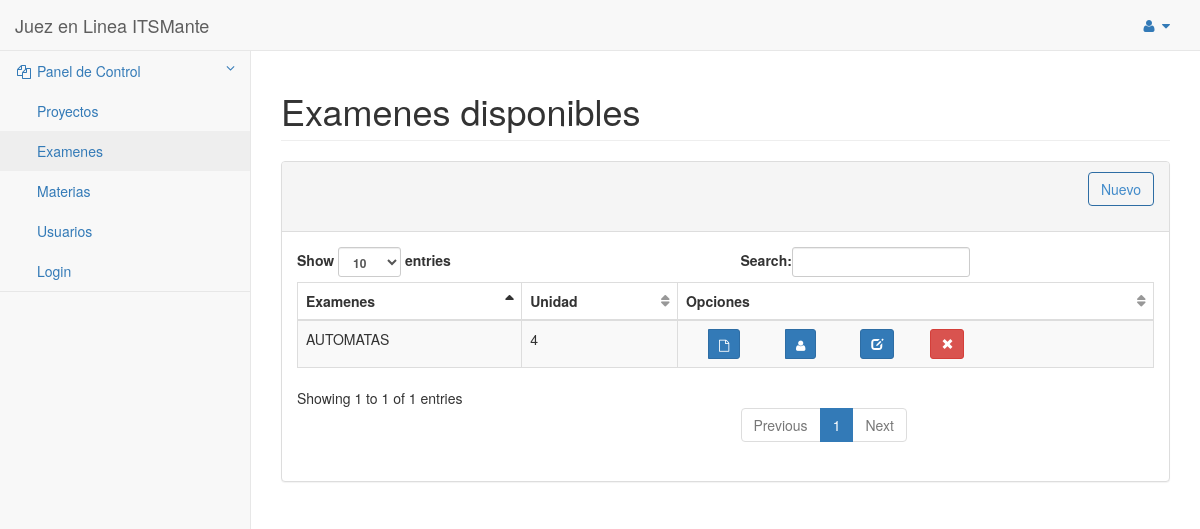
Before: /pages/examenes/gestionarExamenes.php with the older database file.
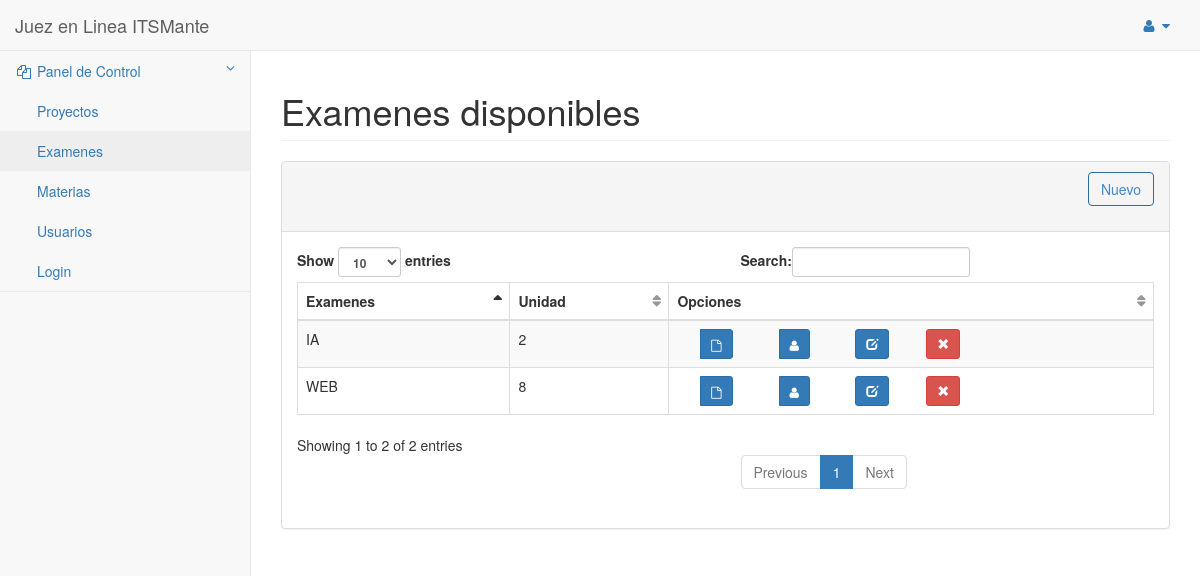
After: the same page with the newer database file.
### tables this page shows
CREATE TABLE `examen` (
  `idexamen` int(11) NOT NULL AUTO_INCREMENT,
  `rutaArchivo` varchar(255) NOT NULL,
  `unidad` varchar(45) NOT NULL,
  `fechaAplicacion` date NOT NULL,
  `horaInicio` time NOT NULL,
  `horaFin` time NOT NULL,
  `idMateria` int(11) NOT NULL,
  `EstadoExamen` varchar(45) NOT NULL,
  PRIMARY KEY (`idexamen`),
  KEY `idMateria_idx` (`idMateria`),
  CONSTRAINT `idMateria` FOREIGN KEY (`idMateria`) REFERENCES `materia` (`idmateria`) ON DELETE NO ACTION ON UPDATE NO ACTION
);

CREATE TABLE `materia` (
  `idmateria` int(11) NOT NULL AUTO_INCREMENT,
  `nombre` varchar(45) NOT NULL,
  `creditos` int(11) NOT NULL,
  `idDocente` int(11) NOT NULL,
  PRIMARY KEY (`idmateria`),
  KEY `idDocente_idx` (`idDocente`),
  CONSTRAINT `idDocente` FOREIGN KEY (`idDocente`) REFERENCES `docente` (`idUsuario`) ON DELETE NO ACTION ON UPDATE NO ACTION
);

### modelo/dbconnection.php (called while the page is built, shortened)
<?php
class DbConnection {
    private static $instance = null;
    private $mysqlInstance = null;
    public function __construct() {
        @$this->mysqlInstance = new mysqli(DB_HOST, DB_USER, DB_PASS, DB_NAME, DB_PORT);
    }
    public static function getInstance() {
        if (is_null(self::$instance) || !(self::$instance instanceof DbConnection)) {
            self::$instance = new DbConnection();
        }
        return self::$instance;
    }
    public function executeQuery($sql, $params = NULL) {
        $stmt = $this->mysqlInstance->query($sql);
        return $stmt;
    }
    public function executeSelectQuery($sql) {
        $dbResult = $this->executeQuery($sql);
        $result = [];
        if ($dbResult) {
            while ($fila = $dbResult->fetch_assoc()) {
                array_push($result, $fila);
            }
        } else {
            die("Error: " . $this->mysqlInstance->error . $this->mysqlInstance->errno);
        }
        return $result;
    }
}

### modelo/examenController.php (called while the page is built, shortened)
<?php
include_once 'dbconnection.php';
class gestionExamenes {
    public function listarExamenes() {
        try {
            $con = DbConnection::getInstance();
            $query = 'SELECT idexamen,rutaArchivo,unidad,nombre,examen.idMateria  '
                    . 'FROM examen,materia WHERE examen.EstadoExamen=\'ACTIVO\' AND examen.idmateria=materia.idMateria;';
            $resultado = $con->executeSelectQuery($query, '');
            return $resultado;
        } catch (RuntimeException $ex) {
            @header('Location:pages/error.html');
        }
    }
}
?>

### pages/examenes/gestionarExamenes.php (the view, shortened to what this page needs)
<?php
include '../../modelo/examencontroller.php';
?>
<!DOCTYPE html>
<html lang="en">
    <head>
        <link href="../../static/css/bootstrap.min.css" rel="stylesheet">
        <link href="../../static/metisMenu/dist/metisMenu.min.css" rel="stylesheet">
        <link href="../../static/css/sb-admin-2.css" rel="stylesheet">
        <link href="../../static/css/font-awesome.min.css" rel="stylesheet" type="text/css">
    </head>
    <body>
        <div id="wrapper">
            <nav class="navbar navbar-default navbar-static-top" role="navigation" style="margin-bottom: 0">
                <div class="navbar-header">
                    <a class="navbar-brand" href="../pages/index.html"> Juez en Linea ITSMante </a>
                </div>
                <ul class="nav navbar-top-links navbar-right">
                    <li class="dropdown">
                        <a class="dropdown-toggle" data-toggle="dropdown" href="#">
                            <i class="fa fa-user fa-fw"></i>  <i class="fa fa-caret-down"></i>
                        </a>
                    </li>
                </ul>
                <div class="navbar-default sidebar" role="navigation">
                    <div class="sidebar-nav navbar-collapse">
                        <ul class="nav" id="side-menu">
                            <li class="active">
                                <a href="#"><i class="fa fa-files-o fa-fw"></i> Panel de Control<span class="fa arrow"></span></a>
                                <ul class="nav nav-second-level">
                                    <li>
                                        <a href="../problemas/listar_proyecto.php">Proyectos</a>
                                    </li>
                                    <li>
                                        <a href="../examenes/gestionarExamenes.php">Examenes</a>
                                    </li>
                                    <li>
                                        <a href="../materias/listarMateria_merce.php">Materias</a>
                                    </li>
                                    <li>
                                        <a href="../usuarios/GestionarUsuario-joosuse.php">Usuarios</a>
                                    </li>
                                    <li>
                                        <a href="../usuarios/loginphp">Login</a>
                                    </li>
                                </ul>
                            </li>
                        </ul>
                    </div>
                </div>
            </nav>
            <div id="page-wrapper">
                <div class="row">
                    <div class="col-lg-12">
                        <h1 class="page-header">Examenes disponibles</h1>
                    </div>
                </div>
                <div class="row">
                    <div class="col-lg-12">
                        <div class="panel panel-default">
                            <div class="panel-heading">
                                <div class="form-group text-right">
                                    <button class="btn  btn-outline btn-primary"
                                            id="delete" onclick="window.open('Gestionar_Examenes _registrar.php', '_self', 'false')"> Nuevo</button>
                                </div>
                            </div>
                            <div class="panel-body">
                                <div class="dataTable_wrapper">
                                    <table class="table table-striped table-bordered table-hover"
                                           id="dataTables-example">
                                        <thead>
                                            <tr>
                                                <th>Examenes</th>
                                                <th>Unidad</th>
                                                <th>Opciones</th>
                                            </tr>
                                        </thead>
                                        <tbody>
                                            <?php
                                            try {
                                                $listarexamenes = new gestionExamenes();
                                                $examenes = $listarexamenes->listarExamenes();
                                                foreach ($examenes as $value) {
                                                    if (isset($value['idexamen'])) {
                                                        ?>
                                                        <tr>
                                                            <td><?php echo $value['nombre']; ?></td>
                                                            <td><?php echo $value['unidad']; ?></td>
                                                            <td>
                                                                <div class="toolbar text-center" role="toolbar">
                                                                    <form role="form" class="form-inline col-md-2"  method="POST" action="Gestionar_Examenes _vizualizar.php">
                                                                        <div class="btn-group" role="group" onclick="window.open('Gestionar_Examenes _vizualizar.php', '_self', 'false')">
                                                                            <button type="submit"class="btn btn-sm btn-primary " name="visualizar"id="vizualizar" value="<?php echo $value['rutaArchivo']; ?>">
                                                                                <i class="glyphicon fa fa-file-o"></i>
                                                                            </button>
                                                                        </div>
                                                                    </form>
                                                                    <form role="form" class="form-inline col-md-2"  method="POST" action="Gestionar_Examenes _AregAlum_Exam.php">
                                                                        <div class="btn-group" role="group" onclick="window.open('Gestionar_Examenes _AregAlum_Exam.php', '_self', 'false')">
                                                                            <button class="btn btn-sm btn-primary " id="agregar_alumnos" type="submit">
                                                                                <i class="glyphicon fa fa-user"></i>
                                                                            </button>
                                                                        </div>
                                                                    </form>
                                                                    <form role="form" class="form-inline col-md-2"  method="POST" action="Gestionar_Examenes _modificar.php">
                                                                            <button type="submit" class="btn btn-sm btn-primary" name="editar"
                                                                                    value="<?php echo $value['idexamen']; ?>"
                                                                                    onclick="window.open('Gestionar_Examenes _modificar.php', '_self', 'false')">
                                                                                <i class="glyphicon glyphicon-edit"></i>
                                                                            </button>
                                                                        </div>
                                                                    <form role="form" class="form-inline col-md-2"  method="POST" action="">
                                                                        <div class="btn-group" role="group">
                                                                            <button  type="button" class="btn btn-sm btn-danger"  value="<?php echo ' ' . $value['idexamen']; ?>"
                                                                                     id="btn_delete_<?php echo $value['idexamen']; ?>" name="elimiar_pro"
                                                                                     onclick="$('#idTo').val($('#btn_delete_<?php echo $value['idexamen']; ?>').attr('value'));
                                                                                             $('#myModal').modal('show');">
                                                                                <i class="glyphicon glyphicon-remove"></i>
                                                                            </button>
                                                                        </div>
                                                                    </form>
                                                                </div>
                                                    <?php }
                                                } ?>
                                    </div>
                                </div>
                            </div>
                        </div>
                    </div>
                </div>
            <?php
        } catch (RuntimeException $r) {
        }
        ?>
    </body>
</html>

### static/css/sb-admin-2.css (style rules this page uses)
body { background-color: #f8f8f8; }
#wrapper { width: 100%; }
#page-wrapper { padding: 0 15px; min-height: 568px; background-color: #fff; }
@media (min-width:768px) { #page-wrapper { position: inherit; margin: 0 0 0 250px; padding: 0 30px; border-left: 1px solid #e7e7e7; } }
.navbar-top-links { margin-right: 0; }
.navbar-top-links li { display: inline-block; }
.navbar-top-links li:last-child { margin-right: 15px; }
.navbar-top-links li a { padding: 15px; min-height: 50px; }
.sidebar .sidebar-nav.navbar-collapse { padding-right: 0; padding-left: 0; }
.sidebar ul li { border-bottom: 1px solid #e7e7e7; }
.sidebar ul li a.active { background-color: #eee; }
.sidebar .arrow { float: right; }
.sidebar .fa.arrow:before { content: "\f104"; }
.sidebar .active>a>.fa.arrow:before { content: "\f107"; }
.sidebar .nav-second-level li, .sidebar .nav-third-level li { border-bottom: 0!important; }
.sidebar .nav-second-level li a { padding-left: 37px; }
@media (min-width:768px) { .sidebar { z-index: 1; position: absolute; width: 250px; margin-top: 51px; } }
.btn-outline { color: inherit; background-color: transparent; transition: all .5s; }
.btn-primary.btn-outline { color: #428bca; }
table.dataTable thead .sorting, table.dataTable thead .sorting_asc, table.dataTable thead .sorting_desc, table.dataTable thead .sorting_asc_disabled, table.dataTable thead .sorting_desc_disabled { background: 0 0; }
table.dataTable thead .sorting_asc:after { content: "\f0de"; float: right; font-family: fontawesome; }
table.dataTable thead .sorting:after { content: "\f0dc"; float: right; font-family: fontawesome; color: rgba(50,50,50,.5); }

Changed rows visible on the page:
changed examen: idMateria.nombre "AUTOMATAS" → "WEB"; unidad "4" → "8"
added examen: idMateria.nombre "IA", unidad "2"
Other visible differences:
text written by a page script: "Show entries Search: Showing 1 to 1 of 1 entries Previous 1 Next" → "Show entries Search: Showing 1 to 2 of 2 entries Previous 1 Next"
